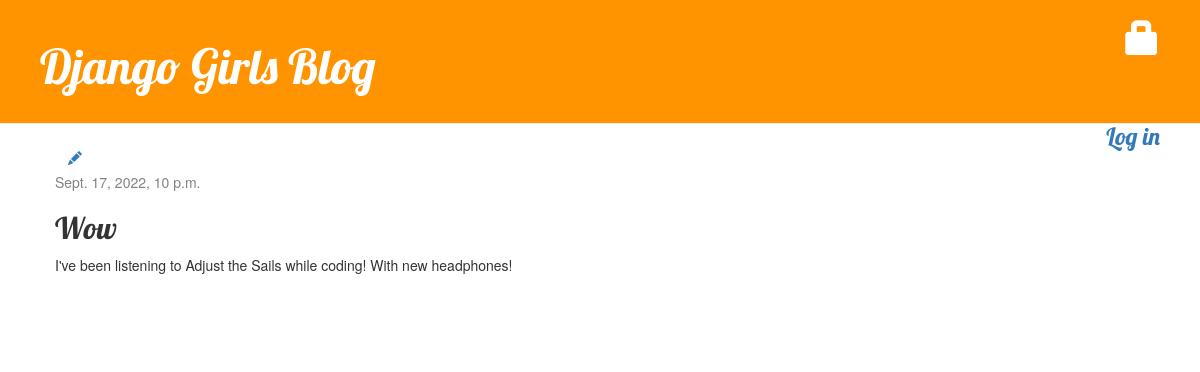
The app's page /post/1/ with its own data.
### blog/models.py (models this page shows, shortened)
class Post(models.Model):
    author = models.ForeignKey('auth.User', on_delete=models.CASCADE)
    title = models.CharField(max_length=200)
    text = models.TextField()
    created_date = models.DateTimeField(
        default=timezone.now)
    published_date = models.DateTimeField(
        blank=True, null=True)

### blog/views.py (the view)
# urls.py: path('post/<int:pk>/', views.post_detail, name='post_detail'),
def post_detail(request, pk):
    post = get_object_or_404(Post, pk=pk)
    return render(request, 'blog/post_detail.html', {'post': post})

### blog/templates/blog/post_detail.html (shortened to what this page needs)
{% extends 'blog/base.html' %}
{% block content %}
    <article class="post">
        <aside class="actions">
            <a class="btn btn-secondary" href="{% url 'post_edit' pk=post.pk %}">
            </a>
        </aside>
        {% if post.published_date %}
            <time class="date">
                {{ post.published_date }}
            </time>
        {% endif %}
        <h2>{{ post.title }}</h2>
        <p>{{ post.text|linebreaksbr }}</p>
    </article>
{% endblock %}

### blog/static/css/blog.css (style rules this page uses)
h1, h2, h3, h4 { font-family: 'Lobster', cursive; }
.date { color: #828282; }
.post { margin-bottom: 70px; }

### records on screen
Post: published_date "Sept. 17, 2022, 10 p.m.", title "Wow", text "I've been listening to Adjust the Sails while coding! With new headphones!"
